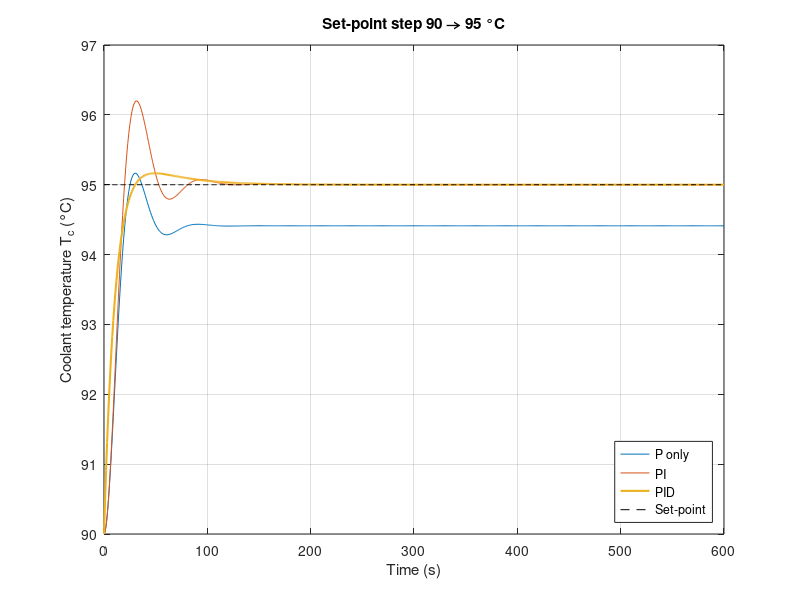

The MATLAB source for this figure: (Note: this script raises an error after producing the figure.)
%% PID Thermal Control for Heavy-Duty Trucks
% Keeps the engine coolant temperature T_c at 90 °C.
% Transfer functions, step response, P vs PI vs PID
% (The Simulink model is built by hand from the same numbers)
% Sushanth Bibi (24BME0501), Ganishk Mohanraj (24BME0500)

clc;
clear;
close all;

%% Plant parameters (assumed example values)
% Each part is a first-order thermal lag K/(tau*s+1), the standard
% model of a thermal system (Ogata, Modern Control Engineering).
T_ref  = 90;     % set-point [°C]
tau_c  = 60;     % engine + coolant time constant [s]
tau_r  = 10;     % radiator time constant [s]
K_cool = 20;     % fall in T_c for one unit of cooling command [K]
K_load = 0.6;    % rise in T_c for 1 % more engine load [K/%]
y0     = 0.8;    % cooling command at 90 °C and 30 % load (scale 0-3)

%% PID gains from the SIMC tuning rule (Skogestad, 2003)
% For K/((tau1*s+1)(tau2*s+1)) with no time delay:
% Kc = tau1/(K*tau_cl),  tauI = min(tau1, 4*tau_cl),  tauD = tau2
tau_cl = tau_r;                         % closed-loop time constant [s]
Kc   = tau_c/(K_cool*tau_cl);           % = 0.3
tauI = min(tau_c, 4*tau_cl);            % = 40 s
tauD = tau_r;                           % = 10 s
% Convert from SIMC (series) form to parallel form Kp + Ki/s + Kd*s
Kp = Kc*(1 + tauD/tauI);                % = 0.375
Ki = Kp/(tauI + tauD);                  % = 0.0075
Kd = Kp*tauI*tauD/(tauI + tauD);        % = 3.0
Tf = 0.01;                              % derivative filter [s] (Simulink default N = 100)

%% Define transfer functions of the plant
% Cooling path: command y -> radiator -> engine coolant
num = K_cool;
den = conv([tau_c 1],[tau_r 1]);   % (60s+1)(10s+1)
G = tf(num, den)

% Disturbance path: engine load -> engine coolant
numd = K_load;
dend = [tau_c 1];                  % (60s+1)
Gd = tf(numd, dend)

%% Define the three controllers
C_P   = tf(Kp, 1);                                    % Kp
C_PI  = tf([Kp Ki], [1 0]);                           % Kp + Ki/s
C_PID = tf(Kp, 1) + tf(Ki, [1 0]) + tf([Kd 0], [Tf 1]); % Kp + Ki/s + Kd*s/(Tf*s+1)

%% Closed loop transfer functions
% Error is e = T_c - T_ref, so a hotter engine gives more cooling.
% Cooling lowers T_c, so the two minus signs cancel and the
% standard negative feedback form can be used with G positive.
% Set-point -> T_c :  C*G / (1 + C*G)
T_P   = feedback(C_P*G, 1);
T_PI  = feedback(C_PI*G, 1);
T_PID = feedback(C_PID*G, 1);
% Engine load -> T_c :  Gd / (1 + C*G)
D_P   = Gd * feedback(1, C_P*G);
D_PI  = Gd * feedback(1, C_PI*G);
D_PID = Gd * feedback(1, C_PID*G);

%% Poles of the closed loop (stability check)
poles_P   = pole(T_P)
poles_PI  = pole(T_PI)
poles_PID = pole(T_PID)

%% Experiment 1 : set-point step 90 -> 95 °C
t = 0:1:600;               % time vector [s]
dT = 5;                    % size of set-point step [K]
[y_P,   t] = step(dT*T_P,   t);
[y_PI,  t] = step(dT*T_PI,  t);
[y_PID, t] = step(dT*T_PID, t);

figure;
plot(t, T_ref + y_P, t, T_ref + y_PI, t, T_ref + y_PID, 'LineWidth', 1.5);
hold on;
plot(t, (T_ref + dT)*ones(size(t)), 'k--');
grid on;
title('Set-point step 90 \rightarrow 95 °C');
xlabel('Time (s)');
ylabel('Coolant temperature T_c (°C)');
legend('P only', 'PI', 'PID', 'Set-point', 'Location', 'southeast');

% Step response characteristics
info_P   = stepinfo(T_P);
info_PI  = stepinfo(T_PI);
info_PID = stepinfo(T_PID);

disp('--- Experiment 1 : set-point step 90 -> 95 °C ---');
disp('Ctrl   Rise(s)  Peak(s)  Overshoot(%)  Settle(s)  Offset(K)');
disp(['P      ', num2str(info_P.RiseTime, '%6.1f'), '     ', num2str(info_P.PeakTime, '%6.1f'), '     ', ...
      num2str(info_P.Overshoot, '%6.1f'), '         ', num2str(info_P.SettlingTime, '%6.1f'), '      ', num2str(dT - y_P(end), '%5.2f')]);
disp(['PI     ', num2str(info_PI.RiseTime, '%6.1f'), '     ', num2str(info_PI.PeakTime, '%6.1f'), '     ', ...
      num2str(info_PI.Overshoot, '%6.1f'), '         ', num2str(info_PI.SettlingTime, '%6.1f'), '      ', num2str(dT - y_PI(end), '%5.2f')]);
disp(['PID    ', num2str(info_PID.RiseTime, '%6.1f'), '     ', num2str(info_PID.PeakTime, '%6.1f'), '     ', ...
      num2str(info_PID.Overshoot, '%6.1f'), '         ', num2str(info_PID.SettlingTime, '%6.1f'), '      ', num2str(dT - y_PID(end), '%5.2f')]);

%% Experiment 2 : engine load step 30 -> 80 % (truck hits a hill)
dL = 50;                   % size of load step [%]
[d_P,   t] = step(dL*D_P,   t);
[d_PI,  t] = step(dL*D_PI,  t);
[d_PID, t] = step(dL*D_PID, t);

figure;
plot(t, T_ref + d_P, t, T_ref + d_PI, t, T_ref + d_PID, 'LineWidth', 1.5);
hold on;
plot(t, T_ref*ones(size(t)), 'k--');
grid on;
title('Engine load step 30 \rightarrow 80 %');
xlabel('Time (s)');
ylabel('Coolant temperature T_c (°C)');
legend('P only', 'PI', 'PID', 'Set-point', 'Location', 'east');

% Peak rise and steady-state offset
peak_P   = max(d_P);    offset_P   = d_P(end);
peak_PI  = max(d_PI);   offset_PI  = d_PI(end);
peak_PID = max(d_PID);  offset_PID = d_PID(end);

% Settling time (±0.5 K band): go backwards from the end until
% the response leaves the band, same method as the time-domain notes
n = length(t);
s = n; while abs(d_P(s)   - d_P(end))   < 0.5, s = s - 1; end; settle_P   = t(s);
s = n; while abs(d_PI(s)  - d_PI(end))  < 0.5, s = s - 1; end; settle_PI  = t(s);
s = n; while abs(d_PID(s) - d_PID(end)) < 0.5, s = s - 1; end; settle_PID = t(s);

disp(' ');
disp('--- Experiment 2 : engine load step 30 -> 80 % ---');
disp('Ctrl   Peak(K)  Settle(s)  Offset(K)');
disp(['P      ', num2str(peak_P,   '%5.2f'), '     ', num2str(settle_P,   '%5.0f'), '      ', num2str(offset_P,   '%5.2f')]);
disp(['PI     ', num2str(peak_PI,  '%5.2f'), '     ', num2str(settle_PI,  '%5.0f'), '      ', num2str(offset_PI,  '%5.2f')]);
disp(['PID    ', num2str(peak_PID, '%5.2f'), '     ', num2str(settle_PID, '%5.0f'), '      ', num2str(offset_PID, '%5.2f')]);

% Cooling command needed by the PID (split range 0-3)
% e = T_c - T_ref = d_PID, so y = y0 + C_PID * e
U_PID = C_PID * D_PID;
[u_PID, t] = step(dL*U_PID, t);
disp(['PID cooling command: ', num2str(y0, '%4.2f'), ' -> ', num2str(y0 + u_PID(end), '%4.2f'), ...
      '  (max ', num2str(y0 + max(u_PID), '%4.2f'), ', limit 3)']);
disp('Split range: 0-1 valve, 1-2 pump, 2-3 fan');

% Inference:
% P only leaves a steady-state offset (~3.5 K for the load step), because
% it needs an error to produce any cooling. Adding I removes the offset
% (T_c returns to exactly 90 °C). Adding D lowers the peak and the
% overshoot. All closed-loop poles lie in the left half of the s-plane,
% so all three loops are stable.
